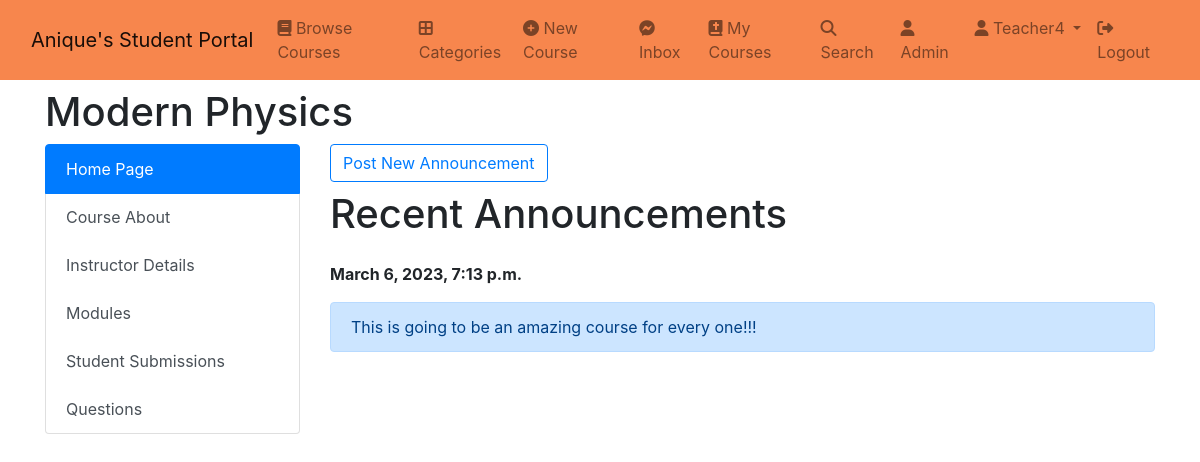
/course/course_detail/31f14fdc-ee4c-420d-b912-1c9cc059e567/ (signed in), run on the app's committed database.
### classroom/models.py (models this page shows, shortened)
class Course(models.Model):
    id = models.UUIDField(primary_key=True, default=uuid.uuid4, editable=False)
    announcements = models.ManyToManyField(Announcement)
    picture = models.ImageField(upload_to=course_directory_path)
    title = models.CharField(max_length=100, verbose_name='Title')
    description = models.TextField()
    category = models.ForeignKey(Category, on_delete=models.CASCADE)
    syllabus = RichTextField()
    user = models.ForeignKey(
        User, on_delete=models.CASCADE, related_name='course_owner')
    enrolled = models.ManyToManyField(User)
    modules = models.ManyToManyField(Module)
    questions = models.ManyToManyField(CourseQuestion)
    created_at = models.DateTimeField(auto_now_add=True)

class Announcement(models.Model):
    body = models.CharField(max_length=999)
    created_at = models.DateTimeField(auto_now_add=True, null=True, blank=True)

### classroom/views.py (the view)
# urls.py: path("course_detail/<course_id>/", course_detail, name='course-detail'),
def course_detail(request, course_id):
    user = request.user
    teacher_mode = False
    course = get_object_or_404(Course, id=course_id)
    if not Course.objects.filter(enrolled=user).exists() and not user==course.user:
        return HttpResponse("<h1>You are not allowed to view details of the course until you enrolled in it </h1>")
    if user == course.user:
        teacher_mode = True
    context = {
        "course": course,
        "teacher_mode": teacher_mode,
    }
    return render(request, 'classroom/course_detail.html', context)

### student_portal/templates/classroom/course_detail.html
{% extends 'base.html' %} {% block content %}
<div class="container mt-2">
  <h1>{{course.title}}</h1>
  <div class="row">
    <div class="col-3">{% include 'side_panel.html' %}</div>
    <div class="col-9">
      {% if request.user == course.user %}
      <a
        href="{% url 'new-announcement' course.id %}"
        class="btn btn-outline-primary mb-2"
        >Post New Announcement</a
      >{% endif %} {% if course.announcements.all.count == 0 %}
      <h1>Welcome to the course</h1>
      <div class="alert alert-primary" role="alert">
        On the left panel , you can see all the details of the course. Good
        Luck!
      </div>
      {% else %}
      <h1>Recent Announcements</h1>
      {% for announcement in course.announcements.all %}
      <strong> <p class="mt-4">{{announcement.created_at}}</p></strong>
      <div class="alert alert-primary" role="alert">{{announcement.body}}</div>
      {% endfor %} {% endif %}
    </div>
  </div>
</div>
{% endblock content %}

### student_portal/templates/base.html (shortened to what this page needs)
{% load static %}
<!DOCTYPE html>
<html lang="en">
  <head>
    <link
      href="https://cdn.jsdelivr.net/npm/bootstrap@5.0.2/dist/css/bootstrap.min.css"
      rel="stylesheet"
    />
    <link
      rel="stylesheet"
      href="https://cdnjs.cloudflare.com/ajax/libs/font-awesome/6.1.1/css/all.min.css"
    />
    <link
      rel="stylesheet"
      href="https://stackpath.bootstrapcdn.com/bootstrap/4.3.1/css/bootstrap.min.css"
    />
  </head>
  <body>
    <nav
      class="navbar navbar-expand-lg navbar-light"
      style="background: #f7864d"
    >
      <div class="container-fluid">
        <a class="navbar-brand" href="{% url 'index' %}"
          >Anique's Student Portal</a
        >
        <div class="collapse navbar-collapse" id="navbarSupportedContent">
          <ul class="navbar-nav me-auto mb-2 mb-lg-0">
            <li class="nav-item">
              <a class="nav-link" href="{% url 'browse-courses' %}"
                ><i class="fa fa-book"></i> Browse Courses</a
              >
            </li>
            <li class="nav-item">
              <a class="nav-link" href="{% url 'categories' %}"
                ><i class="fas fa-border-all"></i> Categories</a
              >
            </li>
            <li class="nav-item">
              <a class="nav-link" href="{% url 'new-course' %}"
                ><i class="fa fa-plus-circle"></i> New Course</a
              >
            </li>
            <li class="nav-item">
              <a class="nav-link" href="{% url 'inbox' %}"
                ><i class="fa-brands fa-facebook-messenger"></i> Inbox
              </a>
            </li>
            <li class="nav-item">
              <a class="nav-link" href="{% url 'my-courses' %}"
                ><i class="fa-solid fa-book-bible"></i> My Courses</a
              >
            </li>
            <li class="nav-item">
              <a class="nav-link" href="{% url 'search' %}"
                ><i class="fa-solid fa-search"></i> Search</a
              >
            </li>
            {% if request.user.is_superuser %}
            <li class="nav-item">
              <a class="nav-link" href="/admin"
                ><i class="fa fa-user"></i> Admin</a
              >
            </li>
            {% endif %}
            <li class="nav-item dropdown">
              <a
                class="nav-link dropdown-toggle"
                href="#"
                id="navbarDropdown"
                role="button"
                data-bs-toggle="dropdown"
                aria-expanded="false"
              >
                <i class="fa fa-user"></i> {{request.user.username|capfirst}}
              </a>
            </li>
            <li class="nav-item">
              <a class="nav-link" href="{% url 'logout' %}"
                ><i class="fa-solid fa-right-from-bracket"></i> Logout</a
              >
            </li>
          </ul>
        </div>
      </div>
    </nav>
    {% block content %} {% block pagination %} {% endblock pagination %} {% endblock content %}
  </body>
</html>

### data on the page
Course: title "Modern Physics"
Announcement: created_at "March 6, 2023, 7:13 p.m.", body "This is going to be an amazing course for every one!!!"

### other printed values
{{ request.user.username|capfirst }} "Teacher4"
